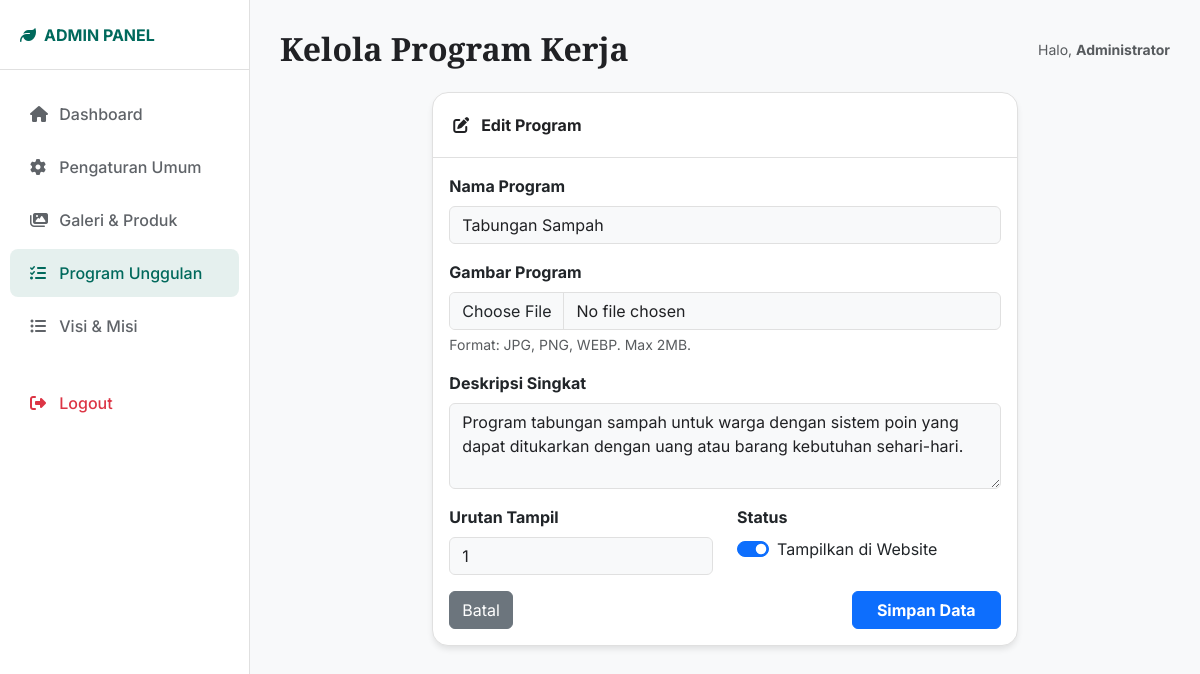
The page /admin/programs.php?action=edit&id=1 (signed in) on the database its author committed.
### tables this page shows
CREATE TABLE IF NOT EXISTS programs (
    id INT PRIMARY KEY AUTO_INCREMENT,
    title VARCHAR(150) NOT NULL,
    description TEXT,
    image VARCHAR(255),
    sort_order INT DEFAULT 0,
    is_active TINYINT(1) DEFAULT 1,
    created_at TIMESTAMP DEFAULT CURRENT_TIMESTAMP,
    updated_at TIMESTAMP DEFAULT CURRENT_TIMESTAMP ON UPDATE CURRENT_TIMESTAMP
);

### admin/programs.php (the view, shortened to what this page needs)
<?php
$action = $_GET['action'] ?? 'list';
$id = $_GET['id'] ?? 0;
require_once 'includes/header.php';
$edit_item = null;
if ($action == 'edit' && $id) {
    $conn = getConnection();
    $stmt = $conn->prepare("SELECT * FROM programs WHERE id = ?");
    $stmt->execute([$id]);
    $edit_item = $stmt->fetch();
}
?>
<?php if ($action == 'list'): ?>
    <div class="card">
        <div class="card-header d-flex justify-content-between align-items-center">
            <span><i class="fas fa-tasks me-2"></i>Daftar Program Kerja</span>
            <a href="programs.php?action=add" class="btn btn-sm btn-primary"><i class="fas fa-plus me-1"></i> Tambah Baru</a>
        </div>
        <div class="card-body">
            <div class="table-responsive">
                <table class="table table-hover align-middle">
                    <thead class="table-light">
                        <tr>
                            <th width="100">Gambar</th>
                            <th>Nama Program</th>
                            <th>Deskripsi</th>
                            <th>Urutan</th>
                            <th>Status</th>
                            <th class="text-end">Aksi</th>
                        </tr>
                    </thead>
                    <tbody>
                        <?php
                        $items = get_programs(false);
                        if (empty($items)): ?>
                            <tr><td colspan="6" class="text-center py-4 text-muted">Belum ada data</td></tr>
                        <?php else: foreach ($items as $item): ?>
                            <tr>
                                <td class="text-center">
                                    <img src="<?= img_url($item['image']) ?>" class="rounded" style="width: 60px; height: 60px; object-fit: cover;">
                                </td>
                                <td class="fw-bold"><?= clean($item['title']) ?></td>
                                <td class="text-muted small"><?= clean($item['description']) ?></td>
                                <td><?= $item['sort_order'] ?></td>
                                <td>
                                    <?php if ($item['is_active']): ?>
                                        <span class="badge bg-success">Aktif</span>
                                    <?php else: ?>
                                        <span class="badge bg-secondary">Non-Aktif</span>
                                    <?php endif; ?>
                                </td>
                                <td class="text-end">
                                    <a href="programs.php?action=edit&id=<?= $item['id'] ?>" class="btn btn-sm btn-outline-secondary"><i class="fas fa-edit"></i></a>
                                    <a href="programs.php?action=delete&id=<?= $item['id'] ?>" class="btn btn-sm btn-outline-danger" onclick="return confirm('Yakin ingin menghapus program ini?')"><i class="fas fa-trash"></i></a>
                                </td>
                            </tr>
                        <?php endforeach; endif; ?>
                    </tbody>
                </table>
            </div>
        </div>
    </div>
<?php elseif ($action == 'add' || $action == 'edit'): ?>
    <div class="row justify-content-center">
        <div class="col-md-8">
            <div class="card">
                <div class="card-header">
                    <i class="fas fa-<?= $action == 'add' ? 'plus' : 'edit' ?> me-2"></i>
                    <?= $action == 'add' ? 'Tambah Program Baru' : 'Edit Program' ?>
                </div>
                <div class="card-body">
                    <form method="POST" enctype="multipart/form-data">
                        <div class="mb-3">
                            <label class="form-label fw-bold">Nama Program</label>
                            <input type="text" name="title" class="form-control" required value="<?= $edit_item['title'] ?? '' ?>">
                        </div>
                        <div class="mb-3">
                            <label class="form-label fw-bold">Gambar Program</label>
                            <input type="file" name="image" class="form-control">
                            <div class="form-text small">Format: JPG, PNG, WEBP. Max 2MB.</div>
                        </div>
                        <div class="mb-3">
                            <label class="form-label fw-bold">Deskripsi Singkat</label>
                            <textarea name="description" class="form-control" rows="3" required><?= $edit_item['description'] ?? '' ?></textarea>
                        </div>
                        <div class="row">
                            <div class="col-md-6 mb-3">
                                <label class="form-label fw-bold">Urutan Tampil</label>
                                <input type="number" name="sort_order" class="form-control" value="<?= $edit_item['sort_order'] ?? 0 ?>">
                            </div>
                            <div class="col-md-6 mb-3">
                                <label class="form-label fw-bold d-block">Status</label>
                                <div class="form-check form-switch mt-2">
                                    <input class="form-check-input" type="checkbox" name="is_active" value="1" <?= (!isset($edit_item) || $edit_item['is_active']) ? 'checked' : '' ?>>
                                    <label class="form-check-label">Tampilkan di Website</label>
                                </div>
                            </div>
                        </div>
                        <div class="d-flex justify-content-between">
                            <a href="programs.php" class="btn btn-secondary">Batal</a>
                            <button type="submit" class="btn btn-primary px-4 fw-bold">Simpan Data</button>
                        </div>
                    </form>
                </div>
            </div>
        </div>
    </div>
<?php endif; ?>
<?php require_once 'includes/footer.php'; ?>

### admin/includes/header.php (style rules this page uses)
:root { --primary: #00695c; --secondary: #4db6ac; --bg-body: #F8F9FA; --bg-card: #FFFFFF; --text-main: #202124; --text-muted: #5f6368; --border-color: #e0e0e0; }
body { font-family: 'Inter', sans-serif; background-color: var(--bg-body); color: var(--text-main); overflow-x: hidden; }
.card { background-color: var(--bg-card); border: 1px solid var(--border-color); border-radius: 16px; box-shadow: 0 4px 6px -1px rgba(0, 0, 0, 0.1); margin-bottom: 20px; }
.card-header { background: transparent; border-bottom: 1px solid var(--border-color); padding: 20px; font-weight: 700; color: var(--text-main); }
.form-control, .form-select { background-color: var(--bg-body); border: 1px solid var(--border-color); color: var(--text-main); }

### rows shown on the page
programs: title "Tabungan Sampah", description "Program tabungan sampah untuk warga dengan sistem poin yang dapat ditukarkan dengan uang atau barang kebutuhan sehari-hari.", sort_order "1", is_active "☑"

### other values the page prints
$page_title "Kelola Program Kerja"
$_SESSION['admin_name'] "Administrator"
